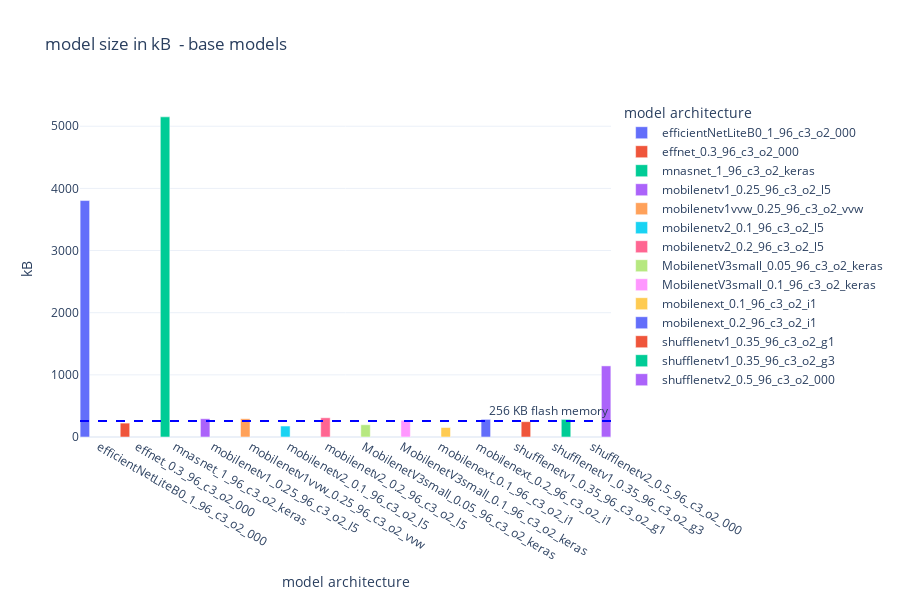

Notebook cell for this chart:
### Code cell
def plot_model_size(df, title=""):
    peak_memory_limit = 256
    flash_memory_limit = 256
    fig = px.bar(df, 
                x="architecture", 
                color="architecture",
                y='tflite_model_INT8_size_kb',
                labels={"architecture": "model architecture",
                        "tflite_model_INT8_size_kb": "kB",
                            #"value": "kB"
                            },
                title=f"model size in kB {title}",
                barmode='group',
                #hover_data=['architecture', 'size'],
                height=600,
                template=template
                )
    #fig.add_hline(y=peak_memory_limit, line_width=2, line_dash="dash", line_color="orange", annotation_text=f"{peak_memory_limit} KB peak activation", 
    #            annotation_position="top left")
    fig.add_hline(y=flash_memory_limit, line_width=2, line_dash="dash", line_color="blue", annotation_text=f"{flash_memory_limit} KB flash memory", 
                annotation_position="top right")
    fig.update_traces(width=bar_width)
    #fig.show()
    return fig

plot_model_size(basemodels, title=" - base models")

### Figure 1 — Plotly figure (JSON) as saved in the notebook; plotly's stock layout.template omitted (floating-point values rounded to 4 significant figures)
{"data": [{"alignmentgroup": "True", "hovertemplate": "model architecture=%{x}<br>kB=%{y}<extra></extra>", "legendgroup": "efficientNetLiteB0_1_96_c3_o2_000", "marker": {"color": "#636efa", "pattern": {"shape": ""}}, "name": "efficientNetLiteB0_1_96_c3_o2_000", "offsetgroup": "efficientNetLiteB0_1_96_c3_o2_000", "orientation": "v", "showlegend": true, "textposition": "auto", "type": "bar", "width": 0.25, "x": ["efficientNetLiteB0_1_96_c3_o2_000"], "xaxis": "x", "y": [3804.0], "yaxis": "y"}, {"alignmentgroup": "True", "hovertemplate": "model architecture=%{x}<br>kB=%{y}<extra></extra>", "legendgroup": "effnet_0.3_96_c3_o2_000", "marker": {"color": "#EF553B", "pattern": {"shape": ""}}, "name": "effnet_0.3_96_c3_o2_000", "offsetgroup": "effnet_0.3_96_c3_o2_000", "orientation": "v", "showlegend": true, "textposition": "auto", "type": "bar", "width": 0.25, "x": ["effnet_0.3_96_c3_o2_000"], "xaxis": "x", "y": [223.5], "yaxis": "y"}, {"alignmentgroup": "True", "hovertemplate": "model architecture=%{x}<br>kB=%{y}<extra></extra>", "legendgroup": "mnasnet_1_96_c3_o2_keras", "marker": {"color": "#00cc96", "pattern": {"shape": ""}}, "name": "mnasnet_1_96_c3_o2_keras", "offsetgroup": "mnasnet_1_96_c3_o2_keras", "orientation": "v", "showlegend": true, "textposition": "auto", "type": "bar", "width": 0.25, "x": ["mnasnet_1_96_c3_o2_keras"], "xaxis": "x", "y": [5151.0], "yaxis": "y"}, {"alignmentgroup": "True", "hovertemplate": "model architecture=%{x}<br>kB=%{y}<extra></extra>", "legendgroup": "mobilenetv1_0.25_96_c3_o2_l5", "marker": {"color": "#ab63fa", "pattern": {"shape": ""}}, "name": "mobilenetv1_0.25_96_c3_o2_l5", "offsetgroup": "mobilenetv1_0.25_96_c3_o2_l5", "orientation": "v", "showlegend": true, "textposition": "auto", "type": "bar", "width": 0.25, "x": ["mobilenetv1_0.25_96_c3_o2_l5"], "xaxis": "x", "y": [294.2], "yaxis": "y"}, {"alignmentgroup": "True", "hovertemplate": "model architecture=%{x}<br>kB=%{y}<extra></extra>", "legendgroup": "mobilenetv1vvw_0.25_96_c3_o2_vvw", "marker": {"color": "#FFA15A", "pattern": {"shape": ""}}, "name": "mobilenetv1vvw_0.25_96_c3_o2_vvw", "offsetgroup": "mobilenetv1vvw_0.25_96_c3_o2_vvw", "orientation": "v", "showlegend": true, "textposition": "auto", "type": "bar", "width": 0.25, "x": ["mobilenetv1vvw_0.25_96_c3_o2_vvw"], "xaxis": "x", "y": [294.0], "yaxis": "y"}, {"alignmentgroup": "True", "hovertemplate": "model architecture=%{x}<br>kB=%{y}<extra></extra>", "legendgroup": "mobilenetv2_0.1_96_c3_o2_l5", "marker": {"color": "#19d3f3", "pattern": {"shape": ""}}, "name": "mobilenetv2_0.1_96_c3_o2_l5", "offsetgroup": "mobilenetv2_0.1_96_c3_o2_l5", "orientation": "v", "showlegend": true, "textposition": "auto", "type": "bar", "width": 0.25, "x": ["mobilenetv2_0.1_96_c3_o2_l5"], "xaxis": "x", "y": [176.5], "yaxis": "y"}, {"alignmentgroup": "True", "hovertemplate": "model architecture=%{x}<br>kB=%{y}<extra></extra>", "legendgroup": "mobilenetv2_0.2_96_c3_o2_l5", "marker": {"color": "#FF6692", "pattern": {"shape": ""}}, "name": "mobilenetv2_0.2_96_c3_o2_l5", "offsetgroup": "mobilenetv2_0.2_96_c3_o2_l5", "orientation": "v", "showlegend": true, "textposition": "auto", "type": "bar", "width": 0.25, "x": ["mobilenetv2_0.2_96_c3_o2_l5"], "xaxis": "x", "y": [309.6], "yaxis": "y"}, {"alignmentgroup": "True", "hovertemplate": "model architecture=%{x}<br>kB=%{y}<extra></extra>", "legendgroup": "MobilenetV3small_0.05_96_c3_o2_keras", "marker": {"color": "#B6E880", "pattern": {"shape": ""}}, "name": "MobilenetV3small_0.05_96_c3_o2_keras", "offsetgroup": "MobilenetV3small_0.05_96_c3_o2_keras", "orientation": "v", "showlegend": true, "textposition": "auto", "type": "bar", "width": 0.25, "x": ["MobilenetV3small_0.05_96_c3_o2_keras"], "xaxis": "x", "y": [197.1], "yaxis": "y"}, {"alignmentgroup": "True", "hovertemplate": "model architecture=%{x}<br>kB=%{y}<extra></extra>", "legendgroup": "MobilenetV3small_0.1_96_c3_o2_keras", "marker": {"color": "#FF97FF", "pattern": {"shape": ""}}, "name": "MobilenetV3small_0.1_96_c3_o2_keras", "offsetgroup": "MobilenetV3small_0.1_96_c3_o2_keras", "orientation": "v", "showlegend": true, "textposition": "auto", "type": "bar", "width": 0.25, "x": ["MobilenetV3small_0.1_96_c3_o2_keras"], "xaxis": "x", "y": [269.3], "yaxis": "y"}, {"alignmentgroup": "True", "hovertemplate": "model architecture=%{x}<br>kB=%{y}<extra></extra>", "legendgroup": "mobilenext_0.1_96_c3_o2_i1", "marker": {"color": "#FECB52", "pattern": {"shape": ""}}, "name": "mobilenext_0.1_96_c3_o2_i1", "offsetgroup": "mobilenext_0.1_96_c3_o2_i1", "orientation": "v", "showlegend": true, "textposition": "auto", "type": "bar", "width": 0.25, "x": ["mobilenext_0.1_96_c3_o2_i1"], "xaxis": "x", "y": [152.5], "yaxis": "y"}, {"alignmentgroup": "True", "hovertemplate": "model architecture=%{x}<br>kB=%{y}<extra></extra>", "legendgroup": "mobilenext_0.2_96_c3_o2_i1", "marker": {"color": "#636efa", "pattern": {"shape": ""}}, "name": "mobilenext_0.2_96_c3_o2_i1", "offsetgroup": "mobilenext_0.2_96_c3_o2_i1", "orientation": "v", "showlegend": true, "textposition": "auto", "type": "bar", "width": 0.25, "x": ["mobilenext_0.2_96_c3_o2_i1"], "xaxis": "x", "y": [283.7], "yaxis": "y"}, {"alignmentgroup": "True", "hovertemplate": "model architecture=%{x}<br>kB=%{y}<extra></extra>", "legendgroup": "shufflenetv1_0.35_96_c3_o2_g1", "marker": {"color": "#EF553B", "pattern": {"shape": ""}}, "name": "shufflenetv1_0.35_96_c3_o2_g1", "offsetgroup": "shufflenetv1_0.35_96_c3_o2_g1", "orientation": "v", "showlegend": true, "textposition": "auto", "type": "bar", "width": 0.25, "x": ["shufflenetv1_0.35_96_c3_o2_g1"], "xaxis": "x", "y": [246.5], "yaxis": "y"}, {"alignmentgroup": "True", "hovertemplate": "model architecture=%{x}<br>kB=%{y}<extra></extra>", "legendgroup": "shufflenetv1_0.35_96_c3_o2_g3", "marker": {"color": "#00cc96", "pattern": {"shape": ""}}, "name": "shufflenetv1_0.35_96_c3_o2_g3", "offsetgroup": "shufflenetv1_0.35_96_c3_o2_g3", "orientation": "v", "showlegend": true, "textposition": "auto", "type": "bar", "width": 0.25, "x": ["shufflenetv1_0.35_96_c3_o2_g3"], "xaxis": "x", "y": [283.1], "yaxis": "y"}, {"alignmentgroup": "True", "hovertemplate": "model architecture=%{x}<br>kB=%{y}<extra></extra>", "legendgroup": "shufflenetv2_0.5_96_c3_o2_000", "marker": {"color": "#ab63fa", "pattern": {"shape": ""}}, "name": "shufflenetv2_0.5_96_c3_o2_000", "offsetgroup": "shufflenetv2_0.5_96_c3_o2_000", "orientation": "v", "showlegend": true, "textposition": "auto", "type": "bar", "width": 0.25, "x": ["shufflenetv2_0.5_96_c3_o2_000"], "xaxis": "x", "y": [1144.0], "yaxis": "y"}], "layout": {"annotations": [{"showarrow": false, "text": "256 KB flash memory", "x": 1, "xanchor": "right", "xref": "x domain", "y": 256, "yanchor": "bottom", "yref": "y"}], "barmode": "group", "height": 600, "legend": {"title": {"text": "model architecture"}, "tracegroupgap": 0}, "shapes": [{"line": {"color": "blue", "dash": "dash", "width": 2}, "type": "line", "x0": 0, "x1": 1, "xref": "x domain", "y0": 256, "y1": 256, "yref": "y"}], "title": {"text": "model size in kB  - base models"}, "xaxis": {"anchor": "y", "categoryarray": ["efficientNetLiteB0_1_96_c3_o2_000", "effnet_0.3_96_c3_o2_000", "mnasnet_1_96_c3_o2_keras", "mobilenetv1_0.25_96_c3_o2_l5", "mobilenetv1vvw_0.25_96_c3_o2_vvw", "mobilenetv2_0.1_96_c3_o2_l5", "mobilenetv2_0.2_96_c3_o2_l5", "MobilenetV3small_0.05_96_c3_o2_keras", "MobilenetV3small_0.1_96_c3_o2_keras", "mobilenext_0.1_96_c3_o2_i1", "mobilenext_0.2_96_c3_o2_i1", "shufflenetv1_0.35_96_c3_o2_g1", "shufflenetv1_0.35_96_c3_o2_g3", "shufflenetv2_0.5_96_c3_o2_000"], "categoryorder": "array", "domain": [0, 1], "title": {"text": "model architecture"}}, "yaxis": {"anchor": "x", "domain": [0, 1], "title": {"text": "kB"}}}}
